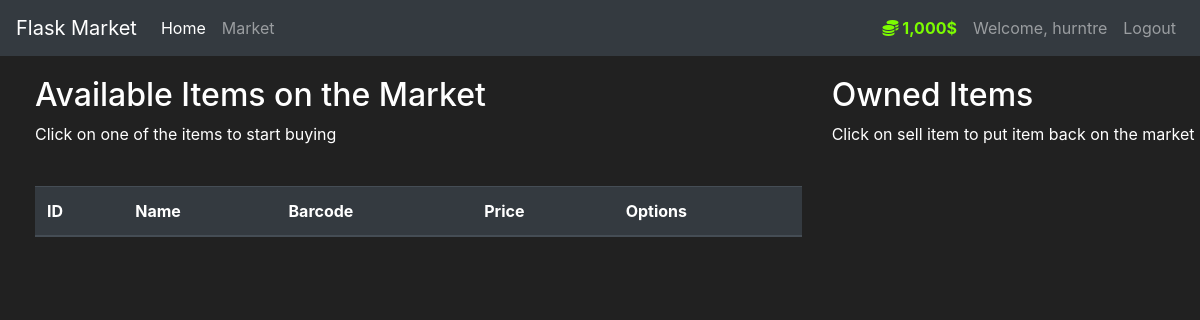
Before: /market (signed in) with the older database file.
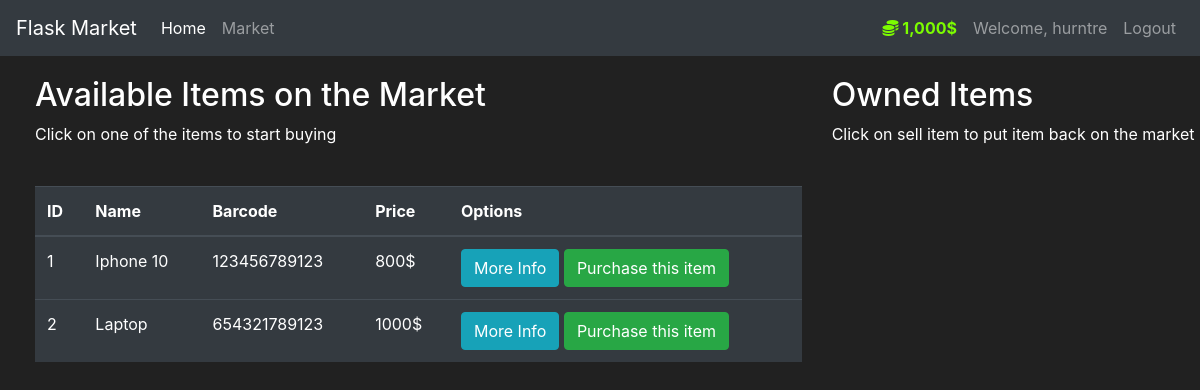
After: the same page with the newer database file.
### market/models.py (models this page shows, shortened)
class User(Base, UserMixin):
    __tablename__ = 'users'
    id = Column(Integer(), primary_key=True)
    username = Column(String(30), nullable=False, unique=True)
    email = Column(String(50), nullable=False, unique=True)
    password = Column(String(60), nullable=False)
    budget = Column(Integer(), nullable=False, default=1000)
    items = orm.relationship('Item', backref='owned_user', lazy=True)
    @property
    def prettier_budget(self):
        if len(str(self.budget)) >= 4:
            return f'{str(self.budget)[:-3]},{str(self.budget)[-3:]}$'
        else:
            return f'{self.budget}$'

class Item(Base):
    __tablename__ = 'items'
    id = Column(Integer(), primary_key=True)
    name = Column(String(30), nullable=False, unique=True)
    price = Column(Integer(), nullable=False)
    barcode = Column(String(12), nullable=False, unique=True)
    description = Column(String(1024), nullable=False, unique=True)
    owner = Column(Integer(), ForeignKey('users.id'))

### market/routes.py (the view)
@app.route('/market')
@login_required
def market_page():
  items = Item.query.all()
  return render_template('market.html', items=items)

### market/__init__.py (called while the page is built)
@app.teardown_appcontext
def shutdown_session(exception=None):
    db_session.remove()

### market/models.py (called while the page is built)
@login_manager.user_loader
def load_user(user_id):
    return User.query.get(int(user_id))

### market/templates/market.html (shortened to what this page needs)
{% extends 'base.html' %}
{% block content %}
<div class="row" style="margin-top: 20px; margin-left: 20px">
	<div class="col-8">
		<h2>Available Items on the Market</h2>
		<p>Click on one of the items to start buying</p>
		<br>
    	<table class="table table-hover table-dark">
      		<thead>
        		<tr>
					<th scope="col">ID</th>
					<th scope="col">Name</th>
					<th scope="col">Barcode</th>
					<th scope="col">Price</th>
					<th scope="col">Options</th>
        		</tr>
      		</thead>
      		<tbody>
        		{% for item in items %}
        		<tr>
					<td>{{ item.id }}</td>
					<td>{{ item.name }}</td>
					<td>{{ item.barcode }}</td>
					<td>{{ item.price }}$</td>
					<td>
						<button class="btn btn-outline btn-info" data-toggle="modal" data-target="#Modal-MoreInfo-{{ item.id }}">More Info</button>
						<button class="btn btn-outline btn-success" data-toggle="modal" data-target="#Modal-PurchaseConfirm-{{ item.id }}">
							Purchase this item
						</button>
					</td>
    			</tr>
       			{% endfor %}
        	</tbody>
    	</table>
  	</div>
  	<div class="col-4">
		<h2>Owned Items</h2>
		<p>Click on sell item to put item back on the market</p>
		<br>
	</div>
</div>
{% endblock %}

### market/templates/base.html (shortened to what this page needs)
<!DOCTYPE html>
<html lang="en">
  <head>
    <link
      rel="stylesheet"
      href="https://cdn.jsdelivr.net/npm/bootstrap@4.5.3/dist/css/bootstrap.min.css"
    />
  </head>
  <body>
    <nav class="navbar navbar-expand-md navbar-dark bg-dark">
      <a class="navbar-brand" href="#">Flask Market</a>
      <div class="collapse navbar-collapse" id="navbarNav">
        <ul class="navbar-nav mr-auto">
          <li class="nav-item active">
            <a class="nav-link" href="{{ url_for('home_page') }}">Home <span class="sr-only">(current)</span></a>
          </li>
          <li class="nav-item">
            <a class="nav-link" href="{{ url_for('market_page') }}">Market</a>
          </li>
        </ul>
        {% if current_user.is_authenticated %}
          <ul class="navbar-nav">
            <li class="nav-item">
              <a class="nav-link" style="color: lawngreen; font-weight: bold;">
                <i class="fas fa-coins"></i>
                {{ current_user.prettier_budget }}
              </a>
            </li>
            <li class="nav-item">
              <a class="nav-link">Welcome, {{ current_user.username }}</a>
            </li>
            <li class="nav-item">
              <a class="nav-link" href="{{ url_for('logout_page') }}">Logout</a>
            </li>
          </ul>
        {% endif %}
      </div>
    </nav>
    {% block content %} {% endblock %}
  </body>
</html>

### market/templates/base.html (style rules this page uses)
body { background-color: #212121; color: white; }

Changed rows visible on the page:
added Item: id "1", name "Iphone 10", barcode "123456789123", price "800"
added Item: id "2", name "Laptop", barcode "654321789123", price "1000"
